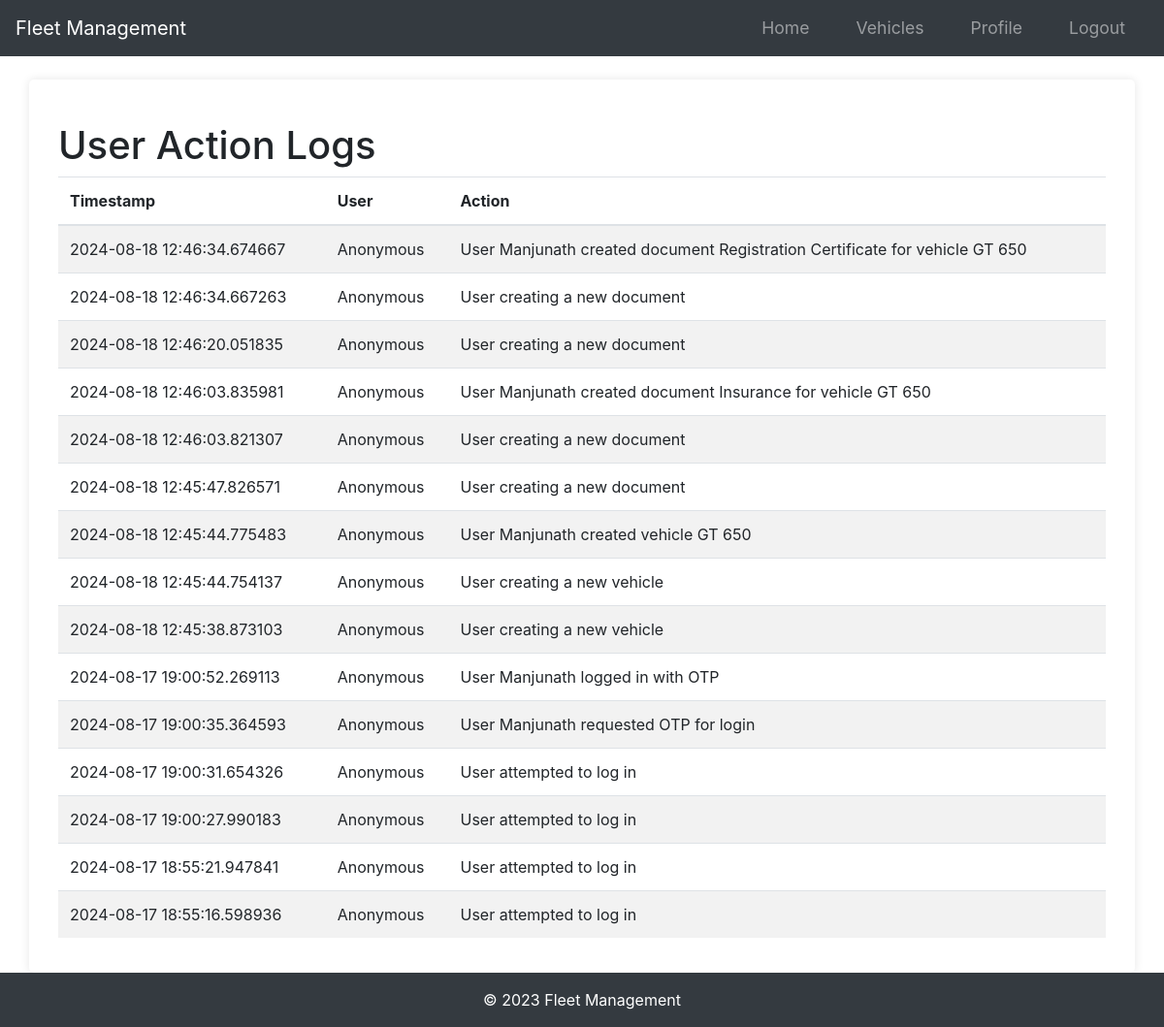
The app's page /logs (signed in) with its own data.
### app/models.py (models this page shows, shortened)
class Log(db.Model):
    id = db.Column(db.Integer, primary_key=True)
    user_id = db.Column(db.Integer, db.ForeignKey("user.id"), nullable=True)
    action = db.Column(db.String(255), nullable=False)
    timestamp = db.Column(db.DateTime, default=datetime.utcnow, nullable=False)

### app/routes.py (the view)
@main.route("/logs")
@login_required  # Ensure only logged-in users can see this
def view_logs():
    logs = Log.query.order_by(Log.timestamp.desc()).all()
    return render_template("view_logs.html", logs=logs)

### app/__init__.py (called while the page is built)
def create_app(config_class=Config):
    app = Flask(__name__)
    app.config.from_object(config_class)
    db.init_app(app)
    bcrypt.init_app(app)
    login_manager.init_app(app)
    mail.init_app(app)
    migrate.init_app(app, db)
    login_manager.login_view = "main.login"
    login_manager.login_message_category = "info"
    from app.models import User
    @login_manager.user_loader
    def load_user(user_id):
        return User.query.get(int(user_id))
    from app.routes import main as main_blueprint
    app.register_blueprint(main_blueprint)
    scheduler = BackgroundScheduler()
    scheduler.add_job(check_document_expirations, "interval", hours=24)
    scheduler.start()
    return app

### app/templates/view_logs.html (shortened to what this page needs)
{% extends "base.html" %}
{% block content %}
<div class="container">
    <h1 class="mt-4">User Action Logs</h1>
    <table class="table table-striped">
        <thead>
            <tr>
                <th scope="col">Timestamp</th>
                <th scope="col">User</th>
                <th scope="col">Action</th>
            </tr>
        </thead>
        <tbody>
            {% for log in logs %}
            <tr>
                <td>{{ log.timestamp }}</td>
                <td>{{ log.user.username if log.user else "Anonymous" }}</td>
                <td>{{ log.action }}</td>
            </tr>
            {% endfor %}
        </tbody>
    </table>
</div>
{% endblock %}

### app/static/styles.css (style rules this page uses)
body { font-family: Arial, sans-serif; margin: 0; padding: 0; background-color: #f4f4f4; }
.container { width: 80%; margin: 0 auto; }
body { font-family: Arial, sans-serif; margin: 0; padding: 0; }

### app/templates/base.html (style rules this page uses)
html, body { height: 100%; margin: 0; display: flex; flex-direction: column; }
.container { flex: 1; }

### records on screen
Log: timestamp "2024-08-18 12:46:34.674667", user "Anonymous", action "User Manjunath created document Registration Certificate for vehicle GT 650"
Log: timestamp "2024-08-18 12:46:34.667263", user "Anonymous", action "User creating a new document"
Log: timestamp "2024-08-18 12:46:20.051835", user "Anonymous", action "User creating a new document"
Log: timestamp "2024-08-18 12:46:03.835981", user "Anonymous", action "User Manjunath created document Insurance for vehicle GT 650"
Log: timestamp "2024-08-18 12:46:03.821307", user "Anonymous", action "User creating a new document"
Log: timestamp "2024-08-18 12:45:47.826571", user "Anonymous", action "User creating a new document"
Log: timestamp "2024-08-18 12:45:44.775483", user "Anonymous", action "User Manjunath created vehicle GT 650"
Log: timestamp "2024-08-18 12:45:44.754137", user "Anonymous", action "User creating a new vehicle"
Log: timestamp "2024-08-18 12:45:38.873103", user "Anonymous", action "User creating a new vehicle"
Log: timestamp "2024-08-17 19:00:52.269113", user "Anonymous", action "User Manjunath logged in with OTP"
Log: timestamp "2024-08-17 19:00:35.364593", user "Anonymous", action "User Manjunath requested OTP for login"
Log: timestamp "2024-08-17 19:00:31.654326", user "Anonymous", action "User attempted to log in"
Log: timestamp "2024-08-17 19:00:27.990183", user "Anonymous", action "User attempted to log in"
Log: timestamp "2024-08-17 18:55:21.947841", user "Anonymous", action "User attempted to log in"
Log: timestamp "2024-08-17 18:55:16.598936", user "Anonymous", action "User attempted to log in"
